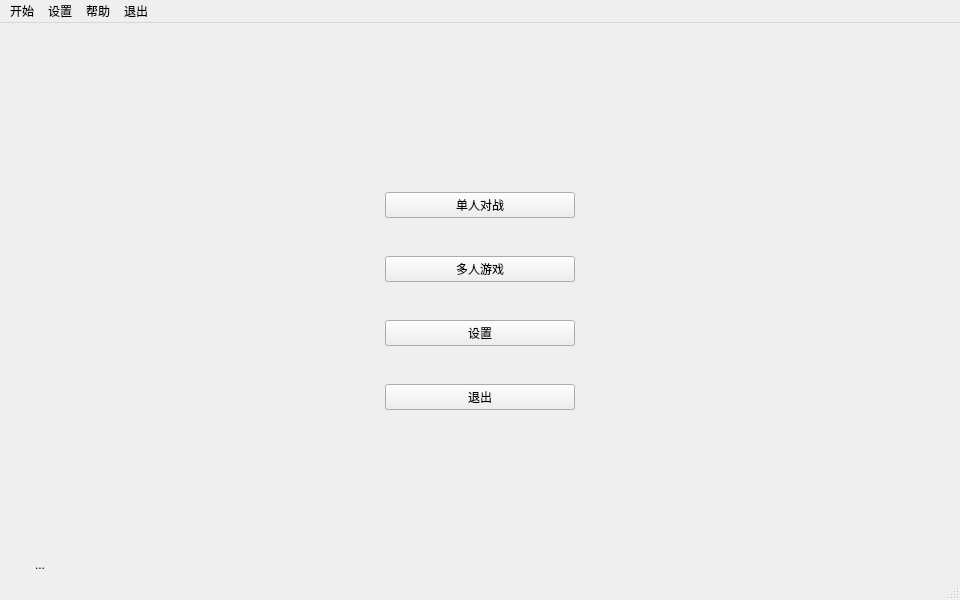
<?xml version="1.0" encoding="UTF-8"?>
<ui version="4.0">
 <class>MainWindow</class>
 <widget class="QMainWindow" name="MainWindow">
  <property name="geometry">
   <rect>
    <x>0</x>
    <y>0</y>
    <width>960</width>
    <height>600</height>
   </rect>
  </property>
  <property name="windowTitle">
   <string>中国跳棋</string>
  </property>
  <widget class="QWidget" name="centralwidget">
   <widget class="QPushButton" name="ServerButton">
    <property name="geometry">
     <rect>
      <x>0</x>
      <y>530</y>
      <width>80</width>
      <height>24</height>
     </rect>
    </property>
    <property name="text">
     <string>...</string>
    </property>
    <property name="flat">
     <bool>true</bool>
    </property>
   </widget>
   <widget class="QFrame" name="verticalFrame">
    <property name="geometry">
     <rect>
      <x>380</x>
      <y>160</y>
      <width>200</width>
      <height>240</height>
     </rect>
    </property>
    <layout class="QVBoxLayout" name="verticalLayout">
     <property name="spacing">
      <number>30</number>
     </property>
     <property name="leftMargin">
      <number>5</number>
     </property>
     <property name="topMargin">
      <number>1</number>
     </property>
     <property name="rightMargin">
      <number>5</number>
     </property>
     <property name="bottomMargin">
      <number>1</number>
     </property>
     <item>
      <widget class="QPushButton" name="pushButtonSingle">
       <property name="text">
        <string>单人对战</string>
       </property>
      </widget>
     </item>
     <item>
      <widget class="QPushButton" name="pushButtonMultiple">
       <property name="text">
        <string>多人游戏</string>
       </property>
      </widget>
     </item>
     <item>
      <widget class="QPushButton" name="pushButtonSetting">
       <property name="text">
        <string>设置</string>
       </property>
      </widget>
     </item>
     <item>
      <widget class="QPushButton" name="pushButtonExit">
       <property name="text">
        <string>退出</string>
       </property>
       <property name="flat">
        <bool>false</bool>
       </property>
      </widget>
     </item>
    </layout>
   </widget>
  </widget>
  <widget class="QMenuBar" name="menubar">
   <property name="geometry">
    <rect>
     <x>0</x>
     <y>0</y>
     <width>960</width>
     <height>21</height>
    </rect>
   </property>
   <widget class="QMenu" name="menu_start">
    <property name="title">
     <string>开始</string>
    </property>
   </widget>
   <widget class="QMenu" name="menu_help">
    <property name="title">
     <string>帮助</string>
    </property>
   </widget>
   <widget class="QMenu" name="menu_exit">
    <property name="title">
     <string>退出</string>
    </property>
   </widget>
   <widget class="QMenu" name="menu_setting">
    <property name="title">
     <string>设置</string>
    </property>
    <addaction name="actionLanguage"/>
   </widget>
   <addaction name="menu_start"/>
   <addaction name="menu_setting"/>
   <addaction name="menu_help"/>
   <addaction name="menu_exit"/>
  </widget>
  <widget class="QStatusBar" name="statusbar"/>
  <action name="actionLanguage">
   <property name="text">
    <string>Language</string>
   </property>
  </action>
 </widget>
 <resources/>
 <connections>
  <connection>
   <sender>pushButtonExit</sender>
   <signal>clicked()</signal>
   <receiver>MainWindow</receiver>
   <slot>close()</slot>
   <hints>
    <hint type="sourcelabel">
     <x>470</x>
     <y>397</y>
    </hint>
    <hint type="destinationlabel">
     <x>90</x>
     <y>326</y>
    </hint>
   </hints>
  </connection>
 </connections>
 <slots>
  <slot>startSingle()</slot>
  <slot>startMultiple()</slot>
 </slots>
</ui>
